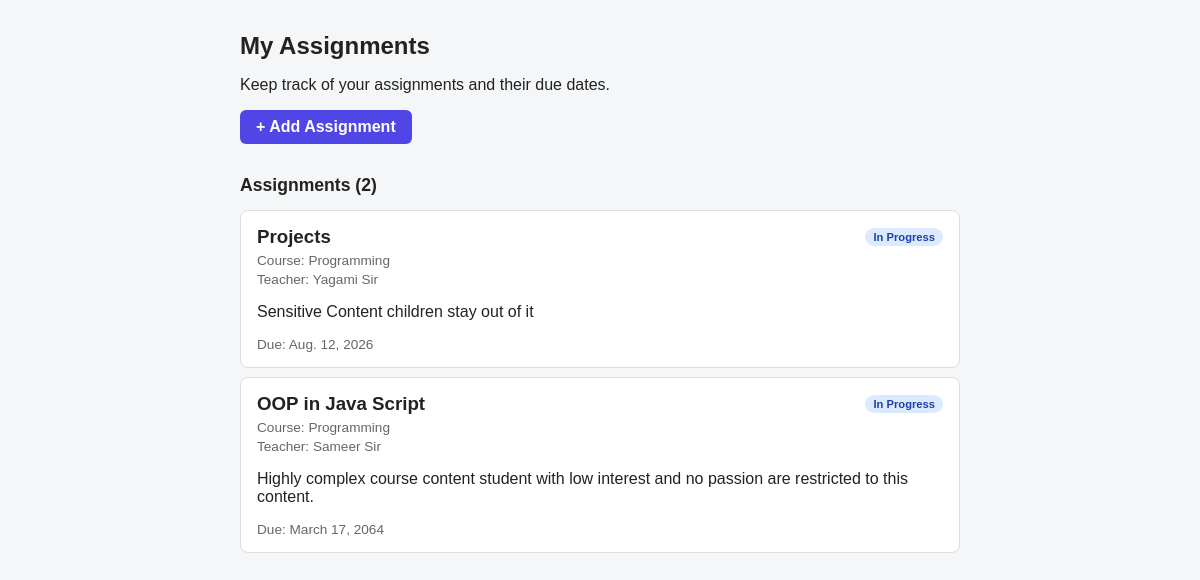
The page / on the database its author committed.
### assignments/models.py (models this page shows, shortened)
class Assignment(models.Model):
    class Status(models.TextChoices):
        PENDING = "Pending", "Pending"
        IN_PROGRESS = "In Progress", "In Progress"
        COMPLETED = "Completed", "Completed"
    title = models.CharField(max_length=200)
    course = models.CharField(max_length=100, blank=True)
    subject_teacher = models.CharField(max_length=100, blank=True)
    description = models.TextField(blank=True)
    due_date = models.DateField()
    status = models.CharField(
        max_length=20,
        choices=Status.choices,
        default=Status.PENDING,
    )
    created_at = models.DateTimeField(auto_now_add=True)
    updated_at = models.DateTimeField(auto_now=True)
    class Meta:
        ordering = ["-created_at"]
        verbose_name_plural = "assignments"
    @property
    def is_overdue(self):
        return (
            self.due_date < timezone.localdate()
            and self.status != self.Status.COMPLETED
        )

### assignments/views.py (the view)
# urls.py: path("", views.assignment_list, name="assignment_list"),
def assignment_list(request):
    if request.method == "POST":
        form = AssignmentForm(request.POST)
        if form.is_valid():
            form.save()
            return redirect("assignments:assignment_list")
    else:
        form = AssignmentForm()
    assignments = Assignment.objects.all()
    return render(
        request,
        "Assignment/Assignments_list.html",
        {
            "form": form,                 # the form (empty, or with errors)
            "assignments": assignments,   # every row in the database
        },
    )

### assignments/Templates/Assignment/Assignments_list.html (shortened to what this page needs)
<!DOCTYPE html>
<html lang="en">
<head>
</head>
<body>
    <header>
        <h1>My Assignments</h1>
        <p>Keep track of your assignments and their due dates.</p>
        <button type="button" class="btn btn-primary" data-open-modal>+ Add Assignment</button>
    </header>
    <main>
        {% if assignments %}
            <h2>Assignments ({{ assignments|length }})</h2>
            <ul class="assignment-list">
                {% for assignment in assignments %}
                    <li class="assignment">
                        <div class="assignment-top">
                            <h3>{{ assignment.title }}</h3>
                            <span class="badge badge--{{ assignment.status|slugify }}">{{ assignment.status }}</span>
                        </div>
                        {% if assignment.course %}
                            <p class="meta">Course: {{ assignment.course }}</p>
                        {% endif %}
                        {% if assignment.subject_teacher %}
                            <p class="meta">Teacher: {{ assignment.subject_teacher }}</p>
                        {% endif %}
                        {% if assignment.description %}
                            <p class="description">{{ assignment.description }}</p>
                        {% endif %}
                        <p class="due">
                            Due: {{ assignment.due_date }}
                        </p>
                    </li>
                {% endfor %}
            </ul>
        {% else %}
            <div class="empty">
                <p>No assignments yet.</p>
                <button type="button" class="btn btn-primary" data-open-modal>+ Add Assignment</button>
            </div>
        {% endif %}
    </main>
</body>
</html>

### assignments/Templates/Assignment/Assignments_list.html (style rules this page uses)
body { margin: 0; font-family: Arial, Helvetica, sans-serif; background: #f4f6f8; color: #222; }
header, main { max-width: 720px; margin: 0 auto; padding: 1rem; }
header { padding-bottom: 0; }
h1 { font-size: 1.5rem; }
h2 { font-size: 1.1rem; }
.btn { border: none; border-radius: 6px; padding: 0.5rem 1rem; font: inherit; font-weight: bold; cursor: pointer; }
.btn-primary { background: #4f46e5; color: #fff; }
.assignment-list { list-style: none; margin: 0; padding: 0; }
.assignment { background: #fff; border: 1px solid #ddd; border-radius: 8px; padding: 0.9rem 1rem; margin-bottom: 0.6rem; }
.assignment-top { display: flex; justify-content: space-between; align-items: center; gap: 0.5rem; }
.assignment-top h3 { margin: 0; }
.meta, .due { color: #666; font-size: 0.85rem; margin: 0.3rem 0 0; }
.badge { font-size: 0.7rem; font-weight: bold; padding: 0.2rem 0.5rem; border-radius: 999px; }
.badge--in-progress { background: #dbeafe; color: #1e40af; }

### rows shown on the page
Assignment: title "Projects", status "In Progress", course "Programming", subject_teacher "Yagami Sir", description "Sensitive Content children stay out of it", due_date "Aug. 12, 2026"
Assignment: title "OOP in Java Script", status "In Progress", course "Programming", subject_teacher "Sameer Sir", description "Highly complex course content student with low interest and no passion are restricted to this content.", due_date "March 17, 2064"

### other values the page prints
{{ assignments|length }} "2"
